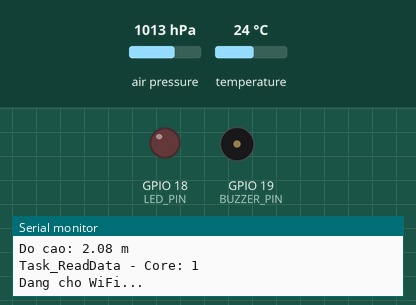
The sketch below on a simulated ESP32. On the bench: output pins drawn as LEDs (lit = HIGH), buzzer (waves = sounding), the last lines printed to the serial monitor. The inputs (shaded band) are chosen by the test bench; at power-on: air pressure 1013 hPa, temperature 24 °C. WiFi joins after 1.5 s; servers stay silent unless stated; no MQTT or app messages arrive unless stated.

Above: at 1.2 s.
1.3 s: air pressure set to 952 hPa
At 3.2 s:
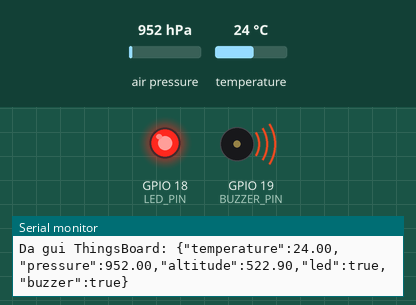
8.5 s: air pressure set to 975 hPa
At 13.0 s:
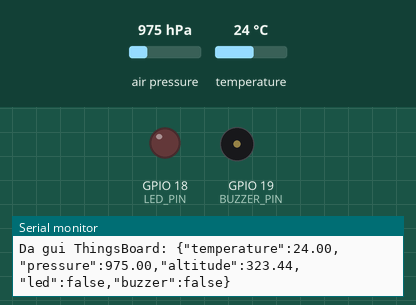
13.5 s: temperature set to 15.4 °C
15.2 s: temperature set to 14.5 °C
At 16.8 s:
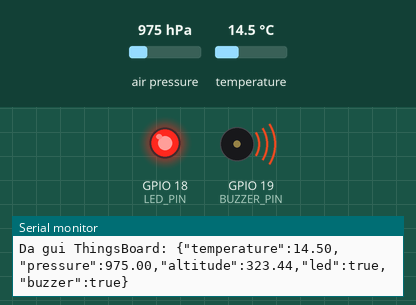
Timing chart, 0 to 18.3 s (numbered marks = the images above; inputs shaded):
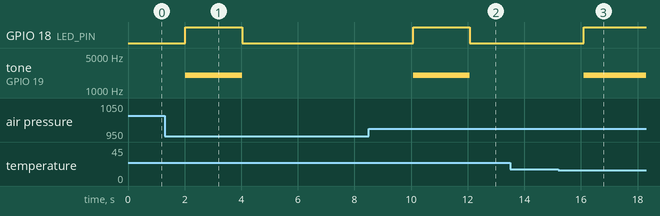

Measured:
- the behaviour switches between 15 and 14.9 °C on temperature (found by bisection; images 2 and 3)
- after the input at 1.3 s, GPIO 18 (LED_PIN): LOW → HIGH after 0.73 s, → LOW 2.0 s later; tone on GPIO 19 (BUZZER_PIN): silent → 2000 Hz after 0.73 s, → silent 2.0 s later
- after the input at 8.5 s, GPIO 18 (LED_PIN): LOW → HIGH after 1.6 s, → LOW 2.0 s later; tone on GPIO 19 (BUZZER_PIN): silent → 2000 Hz after 1.6 s, → silent 2.0 s later
- after the input at 15.2 s, GPIO 18 (LED_PIN): LOW → HIGH after 0.90 s; tone on GPIO 19 (BUZZER_PIN): silent → 2000 Hz after 0.90 s

The sketch:

sketch.ino
```cpp
#include <Arduino.h>
#include <Wire.h>
#include <WiFi.h>
#include <PubSubClient.h>
#include <Adafruit_BMP085.h>
#include <math.h>

// =================================================
// 1. KHAI BAO CHAN
// =================================================
#define LED_PIN 18
#define BUZZER_PIN 19

// =================================================
// 2. WIFI
// =================================================
const char* ssid = "Wokwi-GUEST";
const char* password = "";

// =================================================
// 3. THINGSBOARD CLOUD
// =================================================
const char* mqtt_server = "mqtt.thingsboard.cloud";
const int mqtt_port = 1883;

// Thay bang Access Token moi cua Device ThingsBoard
const char* access_token = "ZR3IEu62AjMjYyGfoJ8r";

const char* telemetry_topic = "v1/devices/me/telemetry";
const char* rpc_request_topic = "v1/devices/me/rpc/request/+";

WiFiClient espClient;
PubSubClient mqttClient(espClient);

// =================================================
// 4. CAM BIEN BMP180
// =================================================
Adafruit_BMP085 bmp;

// =================================================
// 5. CAU TRUC DU LIEU
// =================================================
typedef struct {
  float temperature;
  float pressure;
  float altitude;
} SensorData;

typedef struct {
  float temperature;
  float altitude;
} AlertData;

// =================================================
// 6. QUEUE
// =================================================
QueueHandle_t dataQueue;
QueueHandle_t dataAlert;

// =================================================
// 7. TRANG THAI RPC VA NGO RA
// =================================================
volatile bool rpcLedEnabled = false;
volatile bool rpcBuzzerEnabled = false;

volatile bool ledManualOverride = false;
volatile bool buzzerManualOverride = false;

volatile bool ledActualState = false;
volatile bool buzzerActualState = false;

// =================================================
// 8. HAM DOC PARAMS RPC
// =================================================
bool parseRpcState(String params, bool &state, bool &isAuto) {
  params.trim();
  isAuto = false;

  if (params.startsWith("true")) {
    state = true;
    return true;
  }

  if (params.startsWith("false")) {
    state = false;
    return true;
  }

  params.replace("\"", "");
  params.trim();
  params.toUpperCase();

  if (params.startsWith("ON")) {
    state = true;
    return true;
  }

  if (params.startsWith("OFF") || params.startsWith("STOP")) {
    state = false;
    return true;
  }

  if (params.startsWith("AUTO")) {
    isAuto = true;
    return true;
  }

  return false;
}

// =================================================
// 9. HAM XU LY RPC
// =================================================
void mqttCallback(char* topic, byte* payload, unsigned int length) {

  String message;
  message.reserve(length + 1);

  for (unsigned int i = 0; i < length; i++) {
    message += (char)payload[i];
  }

  Serial.println("\n===== NHAN RPC =====");
  Serial.print("Topic: ");
  Serial.println(topic);
  Serial.print("Payload: ");
  Serial.println(message);

  bool isLedMethod =
      message.indexOf("\"setValue\"") >= 0 ||
      message.indexOf("\"setState\"") >= 0 ||
      message.indexOf("\"setLed\"") >= 0 ||
      message.indexOf("\"getLed\"") >= 0;

  bool isBuzzerMethod =
      message.indexOf("\"setBuzzer\"") >= 0 ||
      message.indexOf("\"getBuzzer\"") >= 0;

  bool validMethod = isLedMethod || isBuzzerMethod;
  bool commandValid = false;

  bool state = false;
  bool isAuto = false;

  int paramsPos = message.indexOf("\"params\"");

  if (paramsPos >= 0) {
    int colonPos = message.indexOf(':', paramsPos);

    if (colonPos >= 0) {
      String params = message.substring(colonPos + 1);
      params.trim();

      commandValid = parseRpcState(params, state, isAuto);
    }
  }

  if (validMethod && commandValid) {

    if (isLedMethod) {

      if (isAuto) {
        ledManualOverride = false;
      } else {
        rpcLedEnabled = state;
        ledManualOverride = true;
      }

      Serial.print("RPC LED: ");
      Serial.println(isAuto ? "AUTO" : (state ? "ON" : "OFF"));
    }

    if (isBuzzerMethod) {

      if (isAuto) {
        buzzerManualOverride = false;
      } else {
        rpcBuzzerEnabled = state;
        buzzerManualOverride = true;
      }

      Serial.print("RPC BUZZER: ");
      Serial.println(isAuto ? "AUTO" : (state ? "ON" : "OFF"));
    }
  }

  else if (!validMethod) {
    Serial.println("Method khong ho tro!");
  }

  else {
    Serial.println("Params khong hop le!");
  }

  // Gui phan hoi RPC
  String requestTopic = String(topic);
  int lastSlash = requestTopic.lastIndexOf('/');

  if (lastSlash >= 0) {

    String requestId = requestTopic.substring(lastSlash + 1);

    String responseTopic =
        "v1/devices/me/rpc/response/" + requestId;

    String response =
        String("{\"success\":") +
        ((commandValid && validMethod) ? "true" : "false") +
        ",\"ledCommand\":" + (rpcLedEnabled ? "true" : "false") +
        ",\"buzzerCommand\":" + (rpcBuzzerEnabled ? "true" : "false") +
        "}";

    mqttClient.publish(
        responseTopic.c_str(),
        response.c_str()
    );
  }
}

// =================================================
// TASK 1: DOC DU LIEU CAM BIEN
// CORE 1
// =================================================
void Task_ReadData(void *pvParameters) {

  SensorData sensor;
  AlertData alert;

  while (1) {

    sensor.temperature = bmp.readTemperature();
    sensor.pressure = bmp.readPressure();
    sensor.altitude = bmp.readAltitude(101325);

    alert.temperature = sensor.temperature;
    alert.altitude = sensor.altitude;

    Serial.println("\n===== DU LIEU BMP180 =====");

    Serial.print("Nhiet do: ");
    Serial.print(sensor.temperature);
    Serial.println(" *C");

    Serial.print("Ap suat: ");
    Serial.print(sensor.pressure / 100.0);
    Serial.println(" hPa");

    Serial.print("Do cao: ");
    Serial.print(sensor.altitude);
    Serial.println(" m");

    Serial.print("Task_ReadData - Core: ");
    Serial.println(xPortGetCoreID());

    // Gui du lieu vao dataQueue
    if (xQueueSend(dataQueue, &sensor, 0) != pdTRUE) {

      SensorData oldData;

      xQueueReceive(dataQueue, &oldData, 0);
      xQueueSend(dataQueue, &sensor, 0);

      Serial.println("dataQueue day - da thay mau cu bang mau moi!");
    }

    // Gui du lieu canh bao
    xQueueOverwrite(dataAlert, &alert);

    vTaskDelay(pdMS_TO_TICKS(2000));
  }
}

// =================================================
// TASK 2: XU LY CANH BAO
// CORE 1
// =================================================
void Task_Alert(void *pvParameters) {

  AlertData alert;

  float previousAltitude = 0;

  bool firstReading = true;
  bool alertActive = false;
  bool previousAlertActive = false;

  while (1) {

    if (xQueueReceive(dataAlert, &alert,
                      pdMS_TO_TICKS(100)) == pdTRUE) {

      bool temperatureAlert =
          (alert.temperature > 35.0 ||
           alert.temperature < 15.0);

      bool altitudeAlert = false;

      if (!firstReading) {

        float altitudeChange =
            fabs(alert.altitude - previousAltitude);

        if (altitudeChange >= 5.0) {

          altitudeAlert = true;

          Serial.println(
              "CANH BAO: Do cao thay doi dot ngot!");
        }
      }

      previousAltitude = alert.altitude;
      firstReading = false;

      alertActive = temperatureAlert || altitudeAlert;

      if (alertActive) {
        Serial.println("CANH BAO TU DONG!");
      }

      // Khi trang thai canh bao thay doi,
      // dua cac thiet bi ve che do tu dong.
      if (alertActive != previousAlertActive) {

        ledManualOverride = false;
        buzzerManualOverride = false;

        previousAlertActive = alertActive;
      }
    }

    // Uu tien lenh dieu khien RPC neu co
    bool ledState =
        ledManualOverride ? rpcLedEnabled : alertActive;

    bool buzzerState =
        buzzerManualOverride ? rpcBuzzerEnabled : alertActive;

    digitalWrite(LED_PIN, ledState ? HIGH : LOW);

    if (buzzerState) {
      tone(BUZZER_PIN, 2000);
    } else {
      noTone(BUZZER_PIN);
    }

    ledActualState = ledState;
    buzzerActualState = buzzerState;

    vTaskDelay(pdMS_TO_TICKS(20));
  }
}

// =================================================
// TASK 3: GUI DU LIEU LEN THINGSBOARD
// CORE 0
// =================================================
void Task_TransmitData(void *pvParameters) {

  SensorData sensor;
  char payload[256];

  WiFi.mode(WIFI_STA);
  WiFi.begin(ssid, password);

  Serial.println("Dang ket noi WiFi...");

  while (WiFi.status() != WL_CONNECTED) {

    Serial.println("Dang cho WiFi...");

    vTaskDelay(pdMS_TO_TICKS(1000));
  }

  Serial.println("WiFi connected!");

  Serial.print("IP: ");
  Serial.println(WiFi.localIP());

  mqttClient.setServer(mqtt_server, mqtt_port);
  mqttClient.setCallback(mqttCallback);
  mqttClient.setKeepAlive(60);
  mqttClient.setBufferSize(512);

  while (1) {

    // Kiem tra WiFi
    if (WiFi.status() != WL_CONNECTED) {

      Serial.println("WiFi mat ket noi!");

      WiFi.reconnect();

      vTaskDelay(pdMS_TO_TICKS(1000));
      continue;
    }

    // Ket noi ThingsBoard MQTT
    if (!mqttClient.connected()) {

      Serial.println("Dang ket noi ThingsBoard...");

      String clientId = "ESP32-FreeRTOS-Lab3";

      if (mqttClient.connect(
              clientId.c_str(),
              access_token,
              NULL)) {

        Serial.println("ThingsBoard connected!");

        // Dang ky nhan RPC
        if (mqttClient.subscribe(rpc_request_topic)) {
          Serial.println("Da dang ky nhan RPC!");
        } else {
          Serial.println("Dang ky RPC that bai!");
        }
      }

      else {

        Serial.print("MQTT connection failed, state = ");
        Serial.println(mqttClient.state());

        vTaskDelay(pdMS_TO_TICKS(2000));
        continue;
      }
    }

    // Duy tri MQTT va nhan RPC
    mqttClient.loop();

    // Nhan du lieu tu Queue
    if (xQueueReceive(dataQueue, &sensor,
                      pdMS_TO_TICKS(100)) == pdTRUE) {

      bool ledState = ledActualState;
      bool buzzerState = buzzerActualState;

      snprintf(payload, sizeof(payload),
               "{\"temperature\":%.2f,"
               "\"pressure\":%.2f,"
               "\"altitude\":%.2f,"
               "\"led\":%s,"
               "\"buzzer\":%s}",
               sensor.temperature,
               sensor.pressure / 100.0,
               sensor.altitude,
               ledState ? "true" : "false",
               buzzerState ? "true" : "false");

      // Gui Telemetry len ThingsBoard
      if (mqttClient.publish(telemetry_topic, payload)) {

        Serial.print("Da gui ThingsBoard: ");
        Serial.println(payload);

      } else {

        Serial.println("Gui Telemetry that bai!");
      }
    }

    mqttClient.loop();

    vTaskDelay(pdMS_TO_TICKS(10));
  }
}

// =================================================
// SETUP
// =================================================
void setup() {

  Serial.begin(115200);

  pinMode(LED_PIN, OUTPUT);
  pinMode(BUZZER_PIN, OUTPUT);

  digitalWrite(LED_PIN, LOW);
  noTone(BUZZER_PIN);

  Wire.begin(21, 22);

  // Khoi tao BMP180
  if (!bmp.begin()) {

    Serial.println("Khong tim thay BMP180!");

    while (1) {
      delay(1000);
    }
  }

  Serial.println("BMP180 ket noi thanh cong!");

  // Tao Queue
  dataQueue = xQueueCreate(5, sizeof(SensorData));
  dataAlert = xQueueCreate(1, sizeof(AlertData));

  if (dataQueue == NULL || dataAlert == NULL) {

    Serial.println("Loi tao Queue!");

    while (1) {
      delay(1000);
    }
  }

  Serial.println("Tao Queue thanh cong!");

  // Task doc cam bien - Core 1
  xTaskCreatePinnedToCore(
      Task_ReadData,
      "Task_ReadData",
      4096,
      NULL,
      2,
      NULL,
      1
  );

  // Task canh bao - Core 1
  xTaskCreatePinnedToCore(
      Task_Alert,
      "Task_Alert",
      4096,
      NULL,
      3,
      NULL,
      1
  );

  // Task gui du lieu - Core 0
  xTaskCreatePinnedToCore(
      Task_TransmitData,
      "Task_TransmitData",
      6144,
      NULL,
      1,
      NULL,
      0
  );
}

// =================================================
// LOOP
// =================================================
void loop() {
  vTaskDelay(pdMS_TO_TICKS(1000));
}
```
